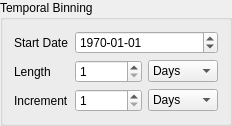
              <widget class="QGroupBox" name="groupBox">
               <property name="minimumSize">
                <size>
                 <width>0</width>
                 <height>0</height>
                </size>
               </property>
               <property name="title">
                <string>Temporal Binning</string>
               </property>
               <layout class="QFormLayout" name="formLayout_3">
                <item row="0" column="1">
                 <layout class="QHBoxLayout" name="horizontalLayout_10" stretch="0">
                  <property name="spacing">
                   <number>6</number>
                  </property>
                  <property name="topMargin">
                   <number>0</number>
                  </property>
                  <property name="rightMargin">
                   <number>0</number>
                  </property>
                  <item>
                   <widget class="QDateEdit" name="mAddMapCompositeStart">
                    <property name="dateTime">
                     <datetime>
                      <hour>0</hour>
                      <minute>0</minute>
                      <second>0</second>
                      <year>1970</year>
                      <month>1</month>
                      <day>1</day>
                     </datetime>
                    </property>
                    <property name="displayFormat">
                     <string>yyyy-MM-dd</string>
                    </property>
                    <property name="date">
                     <date>
                      <year>1970</year>
                      <month>1</month>
                      <day>1</day>
                     </date>
                    </property>
                   </widget>
                  </item>
                 </layout>
                </item>
                <item row="0" column="0">
                 <widget class="QLabel" name="label_56">
                  <property name="minimumSize">
                   <size>
                    <width>0</width>
                    <height>0</height>
                   </size>
                  </property>
                  <property name="text">
                   <string>Start Date</string>
                  </property>
                 </widget>
                </item>
                <item row="2" column="1">
                 <layout class="QHBoxLayout" name="horizontalLayout_6">
                  <item>
                   <widget class="QSpinBox" name="mAddMapCompositeIncrementValue">
                    <property name="minimum">
                     <number>1</number>
                    </property>
                    <property name="maximum">
                     <number>999999999</number>
                    </property>
                    <property name="value">
                     <number>1</number>
                    </property>
                   </widget>
                  </item>
                  <item>
                   <widget class="QComboBox" name="mAddMapCompositeIncrementUnit">
                    <property name="toolTip">
                     <string/>
                    </property>
                    <property name="currentIndex">
                     <number>0</number>
                    </property>
                    <item>
                     <property name="text">
                      <string>Days</string>
                     </property>
                    </item>
                    <item>
                     <property name="text">
                      <string>Months</string>
                     </property>
                    </item>
                    <item>
                     <property name="text">
                      <string>Years</string>
                     </property>
                    </item>
                   </widget>
                  </item>
                 </layout>
                </item>
                <item row="1" column="1">
                 <layout class="QHBoxLayout" name="horizontalLayout">
                  <item>
                   <widget class="QSpinBox" name="mAddMapCompositeSizeValue">
                    <property name="minimum">
                     <number>1</number>
                    </property>
                    <property name="maximum">
                     <number>999999999</number>
                    </property>
                    <property name="value">
                     <number>1</number>
                    </property>
                   </widget>
                  </item>
                  <item>
                   <widget class="QComboBox" name="mAddMapCompositeSizeUnit">
                    <property name="toolTip">
                     <string/>
                    </property>
                    <property name="currentIndex">
                     <number>0</number>
                    </property>
                    <item>
                     <property name="text">
                      <string>Days</string>
                     </property>
                    </item>
                    <item>
                     <property name="text">
                      <string>Months</string>
                     </property>
                    </item>
                    <item>
                     <property name="text">
                      <string>Years</string>
                     </property>
                    </item>
                   </widget>
                  </item>
                 </layout>
                </item>
                <item row="1" column="0">
                 <widget class="QLabel" name="label_57">
                  <property name="minimumSize">
                   <size>
                    <width>0</width>
                    <height>0</height>
                   </size>
                  </property>
                  <property name="text">
                   <string>Length</string>
                  </property>
                 </widget>
                </item>
                <item row="2" column="0">
                 <widget class="QLabel" name="label_54">
                  <property name="minimumSize">
                   <size>
                    <width>0</width>
                    <height>0</height>
                   </size>
                  </property>
                  <property name="text">
                   <string>Increment</string>
                  </property>
                 </widget>
                </item>
               </layout>
              </widget>
